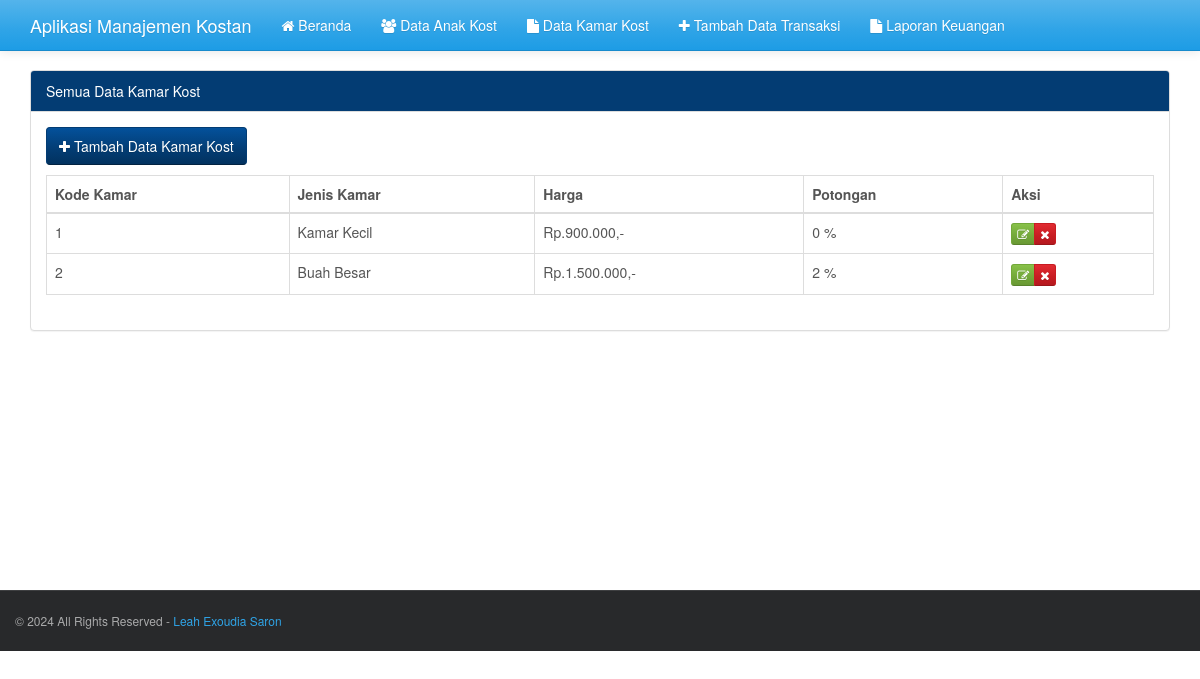
Page /kamar_kost.php on the committed database.
### tables this page shows
CREATE TABLE IF NOT EXISTS `kamar_kost` (
`kode_kamar` int(11) NOT NULL,
  `jenis_kamar` varchar(20) NOT NULL,
  `harga_kamar` int(5) NOT NULL,
  `potongan` int(3) NOT NULL
);

### fungsi/fungsi_rupiah.php (called while the page is built)
<?php
function rupiah($angka,$pre=0){
        $jadi="Rp.".number_format($angka,$pre,',','.').",-";
        return $jadi;
    }
?>

### kamar_kost.php (the view, shortened to what this page needs)
<?php
include("config.php");
include("fungsi/fungsi_rupiah.php");
?>
<!DOCTYPE html>
<html>
<head>
	<?php include("include/css.php"); ?>
</head>
<body>
	<header>
		<?php include("include/header.php"); ?>
	</header>
	<div class='container' style='margin-top:70px'>
		<div class='row' style='min-height:520px'>
			<div class='col-md-12'>
				<div class='panel panel-info'>
					<div class='panel-heading'>Semua Data Kamar Kost</div>
					<div class='panel-body'>
						<a class='btn btn-info' href='add_kamar_kost.php'><i class='fa fa-plus'></i> Tambah Data Kamar Kost</a>
						<p>
						<table class="table table-hover table-bordered">
							<thead>
								<tr>
									<th>Kode Kamar</th>
									<th>Jenis Kamar</th>
									<th>Harga</th>
									<th>Potongan</th>
									<th>Aksi</th>
								</tr>
							</thead>
							<tbody>
								<?php
								$sqlquery = "SELECT * FROM kamar_kost";
								if ($result = mysqli_query($koneksi, $sqlquery)) {
									while ($row = mysqli_fetch_assoc($result)) {
								?>
										<tr>
											<td><?php echo $row["kode_kamar"]; ?></td>
											<td><?php echo $row["jenis_kamar"]; ?></td>
											<td><?php echo rupiah($row["harga_kamar"]); ?></td>
											<td><?php echo $row["potongan"]; ?> %</td>
											<td>
												<div class="btn-group">
													<a href="edit_kamar_kost.php?kode_kamar=<?php echo $row["kode_kamar"]; ?>" class="btn btn-xs btn-success" title='Edit'> <i class="fa fa-edit"></i> </a>
													<a onclick="return confirm('Anda yakin ingin menghapus data tersebut?');" href="aksi_kamar_kost.php?act=delete&kode_kamar=<?php echo $row["kode_kamar"]; ?>" class="btn btn-xs btn-danger"> <i class="fa fa-remove" title='Hapus'></i> </a>
												</div>
											</td>
										</tr>
								<?php
									}
								}
								?>
							</tbody>
						</table>
					</div>
				</div>
			</div>
		</div>
	</div>
	<?php include("include/footer.php"); ?>
</body>
</html>

### rows in the picture
kamar_kost: kode_kamar "1", jenis_kamar "Kamar Kecil", harga_kamar "Rp.900.000,-", potongan "0"
kamar_kost: kode_kamar "2", jenis_kamar "Buah Besar", harga_kamar "Rp.1.500.000,-", potongan "2"
